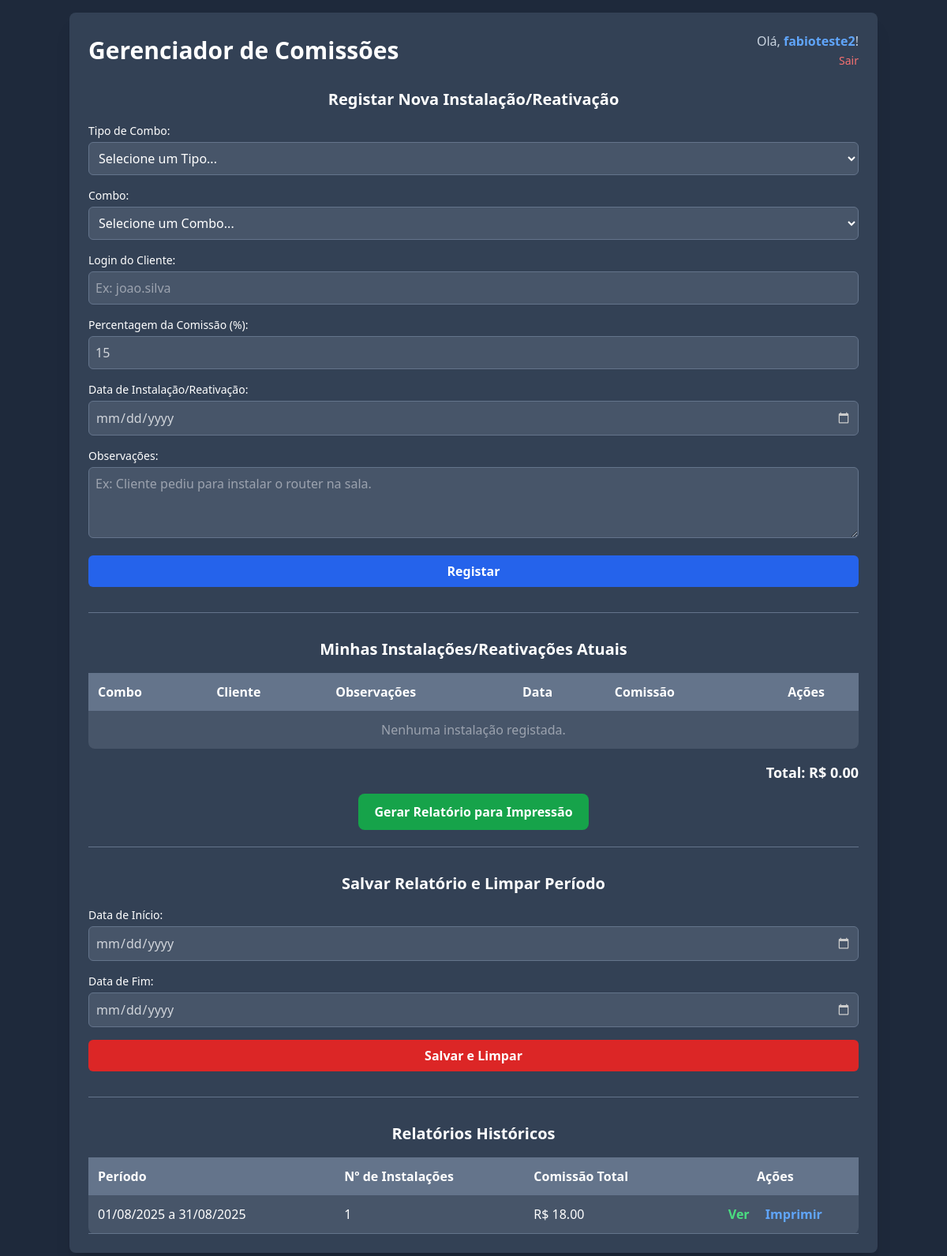
The app's page / (signed in) with its own data.
### app.py (models this page shows, shortened)
class User(db.Model, UserMixin):
    id = db.Column(db.Integer, primary_key=True)
    username = db.Column(db.String(150), unique=True, nullable=False)
    password_hash = db.Column(db.String(150), nullable=False)
    instalacoes = db.relationship('Instalacao', backref='author', lazy=True)
    relatorios = db.relationship('RelatorioHistorico', backref='author', lazy=True)

class RelatorioHistorico(db.Model):
    id = db.Column(db.Integer, primary_key=True)
    data_inicio = db.Column(db.String(20), nullable=False)
    data_fim = db.Column(db.String(20), nullable=False)
    total_comissoes = db.Column(db.Float, nullable=False)
    num_instalacoes = db.Column(db.Integer, nullable=False)
    data_salva = db.Column(db.DateTime, default=datetime.datetime.now)
    instalacoes_json = db.Column(db.String, nullable=False)
    user_id = db.Column(db.Integer, db.ForeignKey('user.id'), nullable=False)

### app.py (the view, shortened to what this page needs)
@app.route('/', methods=['GET', 'POST'])
@login_required
def index():
    instalacoes = Instalacao.query.filter_by(author=current_user).order_by(Instalacao.data_registro.desc()).all()
    total_comissoes = sum(inst.comissao for inst in instalacoes)
    historico = RelatorioHistorico.query.filter_by(author=current_user).order_by(RelatorioHistorico.data_salva.desc()).all()
    return render_template('index.html', instalacoes=instalacoes, total_comissoes=total_comissoes, historico=historico, COMBOS_JS=json.dumps(COMBOS))

### app.py (called while the page is built)
@login_manager.user_loader
def load_user(user_id):
    return User.query.get(int(user_id))

@app.template_filter('strftime')
def _jinja2_filter_datetime(date, fmt=None):
    if isinstance(date, str):
        try: date = datetime.datetime.strptime(date, '%Y-%m-%d').date()
        except (ValueError, TypeError): return date
    return date.strftime(fmt or '%d/%m/%Y')

### templates/index.html (shortened to what this page needs)
<!DOCTYPE html>
<html lang="pt-br">
<head>
    <script src="https://cdn.tailwindcss.com"></script>
</head>
<body class="bg-slate-800 text-white font-sans flex flex-col items-center min-h-screen p-4">
    <div class="bg-slate-700 p-6 rounded-lg shadow-xl w-full max-w-5xl">
        <div class="flex justify-between items-center mb-6">
            <h1 class="text-3xl font-bold">Gerenciador de Comissões</h1>
            <div class="text-right">
                <p class="text-slate-300">Olá, <span class="font-bold text-blue-400">{{ current_user.username }}</span>!</p>
                <a href="{{ url_for('logout') }}" class="text-sm text-red-400 hover:underline">Sair</a>
            </div>
        </div>
        <div class="space-y-4">
            <h2 class="text-xl font-semibold mb-4 text-center">Registar Nova Instalação/Reativação</h2>
            <form action="{{ url_for('index') }}" method="post" class="space-y-4">
                <div>
                    <label for="tipo_combo" class="block text-sm font-medium mb-1">Tipo de Combo:</label>
                    <select id="tipo_combo" name="tipo_combo" class="w-full p-2 bg-slate-600 border border-slate-500 rounded-md" required>
                        <option value="">Selecione um Tipo...</option>
                    </select>
                </div>
                <div>
                    <label for="combo_key" class="block text-sm font-medium mb-1">Combo:</label>
                    <select id="combo_key" name="combo_key" class="w-full p-2 bg-slate-600 border border-slate-500 rounded-md" required>
                        <option value="">Selecione um Combo...</option>
                    </select>
                </div>
                <div>
                    <label for="login_cliente" class="block text-sm font-medium mb-1">Login do Cliente:</label>
                    <input type="text" id="login_cliente" name="login_cliente" placeholder="Ex: joao.silva" class="w-full p-2 bg-slate-600 border border-slate-500 rounded-md" required>
                </div>
                <div>
                    <label for="porcentagem_comissao" class="block text-sm font-medium mb-1">Percentagem da Comissão (%):</label>
                    <input type="number" id="porcentagem_comissao" name="porcentagem_comissao" value="15" step="0.1" placeholder="Ex: 15" class="w-full p-2 bg-slate-600 border border-slate-500 rounded-md" required>
                </div>
                <div>
                    <label for="data_instalacao" class="block text-sm font-medium mb-1">Data de Instalação/Reativação:</label>
                    <input type="date" id="data_instalacao" name="data_instalacao" class="w-full p-2 bg-slate-600 border border-slate-500 rounded-md" required>
                </div>
                <div>
                    <label for="observacoes" class="block text-sm font-medium mb-1">Observações:</label>
                    <textarea id="observacoes" name="observacoes" rows="3" placeholder="Ex: Cliente pediu para instalar o router na sala." class="w-full p-2 bg-slate-600 border border-slate-500 rounded-md"></textarea>
                </div>
                <button type="submit" class="w-full bg-blue-600 text-white font-bold py-2 rounded-md hover:bg-blue-700 transition">
                    Registar
                </button>
            </form>
        </div>
        <hr class="my-8 border-slate-500">
        <div>
            <h2 class="text-xl font-semibold mb-4 text-center">Minhas Instalações/Reativações Atuais</h2>
            <div class="overflow-x-auto">
                <table class="min-w-full bg-slate-600 rounded-lg">
                    <thead class="bg-slate-500">
                        <tr>
                            <th class="p-3 text-left">Combo</th>
                            <th class="p-3 text-left">Cliente</th>
                            <th class="p-3 text-left">Observações</th>
                            <th class="p-3 text-left">Data</th>
                            <th class="p-3 text-left">Comissão</th>
                            <th class="p-3 text-center">Ações</th>
                        </tr>
                    </thead>
                    <tbody>
                        {% for instalacao in instalacoes %}
                        <tr class="border-b border-slate-500">
                            <td class="p-3">{{ instalacao.descricao_combo }}</td>
                            <td class="p-3">{{ instalacao.login_cliente }}</td>
                            <td class="p-3 text-sm text-slate-300">{{ instalacao.observacoes or 'N/A' }}</td>
                            <td class="p-3">{{ instalacao.data_instalacao | strftime }}</td>
                            <td class="p-3">R$ {{ "%.2f"|format(instalacao.comissao) }} ({{ instalacao.porcentagem_comissao }}%)</td>
                            <td class="p-3 text-center flex justify-center space-x-2">
                                <a href="{{ url_for('editar', instalacao_id=instalacao.id) }}" class="text-blue-400 hover:text-blue-600">
                                    <svg xmlns="http://www.w3.org/2000/svg" class="h-5 w-5" viewBox="0 0 20 20" fill="currentColor"><path d="M17.414 2.586a2 2 0 00-2.828 0L7 10.172V13h2.828l7.586-7.586a2 2 0 000-2.828zM3 5a2 2 0 012-2h1.5a.5.5 0 010 1H5a1 1 0 00-1 1v10a1 1 0 001 1h10a1 1 0 001-1v-1.5a.5.5 0 011 0V15a2 2 0 01-2 2H5a2 2 0 01-2-2V5z" /></svg>
                                </a>
                                <form action="{{ url_for('excluir', instalacao_id=instalacao.id) }}" method="post" onsubmit="return confirm('Tem a certeza que deseja excluir este registo?');">
                                    <button type="submit" class="text-red-400 hover:text-red-600">
                                        <svg xmlns="http://www.w3.org/2000/svg" class="h-5 w-5" viewBox="0 0 20 20" fill="currentColor"><path fill-rule="evenodd" d="M9 2a1 1 0 00-.894.553L7.382 4H4a1 1 0 000 2v10a2 2 0 002 2h8a2 2 0 002-2V6a1 1 0 100-2h-3.382l-.724-1.447A1 1 0 0011 2H9zM7 8a1 1 0 012 0v6a1 1 0 11-2 0V8zm6 0a1 1 0 112 0v6a1 1 0 11-2 0V8z" /></svg>
                                    </button>
                                </form>
                            </td>
                        </tr>
                        {% else %}
                        <tr><td colspan="6" class="p-3 text-center text-gray-400">Nenhuma instalação registada.</td></tr>
                        {% endfor %}
                    </tbody>
                </table>
            </div>
            <div class="text-right mt-4 text-lg font-bold">Total: R$ {{ "%.2f"|format(total_comissoes) }}</div>
            <div class="text-center mt-6">
                <a href="{{ url_for('relatorio_imprimir') }}" class="w-full md:w-auto bg-green-600 text-white font-bold py-3 px-5 rounded-lg hover:bg-green-700 transition">Gerar Relatório para Impressão</a>
            </div>
        </div>
        <hr class="my-8 border-slate-500">
        <div class="space-y-4">
             <h2 class="text-xl font-semibold mb-4 text-center">Salvar Relatório e Limpar Período</h2>
             <form action="{{ url_for('salvar_periodo') }}" method="post" class="space-y-4" onsubmit="return confirm('Confirmar: Salvar este período e limpar os dados? Esta ação é irreversível.');">
                 <div>
                    <label for="start_date" class="block text-sm font-medium mb-1">Data de Início:</label>
                    <input type="date" id="start_date" name="start_date" class="w-full p-2 bg-slate-600 border border-slate-500 rounded-md" required>
                 </div>
                 <div>
                    <label for="end_date" class="block text-sm font-medium mb-1">Data de Fim:</label>
                    <input type="date" id="end_date" name="end_date" class="w-full p-2 bg-slate-600 border border-slate-500 rounded-md" required>
                 </div>
                 <button type="submit" class="w-full bg-red-600 text-white font-bold py-2 rounded-md hover:bg-red-700 transition">Salvar e Limpar</button>
             </form>
        </div>
        <hr class="my-8 border-slate-500">
        <div>
            <h2 class="text-xl font-semibold mb-4 text-center">Relatórios Históricos</h2>
            <div class="overflow-x-auto">
                <table class="min-w-full bg-slate-600 rounded-lg">
                    <thead class="bg-slate-500">
                        <tr>
                            <th class="p-3 text-left">Período</th>
                            <th class="p-3 text-left">Nº de Instalações</th>
                            <th class="p-3 text-left">Comissão Total</th>
                            <th class="p-3 text-center">Ações</th>
                        </tr>
                    </thead>
                    <tbody>
                        {% for relatorio in historico %}
                        <tr class="border-b border-slate-500">
                            <td class="p-3">{{ relatorio.data_inicio | strftime }} a {{ relatorio.data_fim | strftime }}</td>
                            <td class="p-3">{{ relatorio.num_instalacoes }}</td>
                            <td class="p-3">R$ {{ "%.2f"|format(relatorio.total_comissoes) }}</td>
                            <td class="p-3 text-center">
                                <a href="{{ url_for('relatorio_historico', relatorio_id=relatorio.id) }}" class="text-green-400 hover:text-green-600 font-semibold inline-block mr-4">Ver</a>
                                <a href="{{ url_for('relatorio_historico_imprimir', relatorio_id=relatorio.id) }}" class="text-blue-400 hover:text-blue-600 font-semibold inline-block">Imprimir</a>
                            </td>
                        </tr>
                        {% else %}
                        <tr><td colspan="4" class="p-3 text-center text-gray-400">Nenhum relatório histórico salvo.</td></tr>
                        {% endfor %}
                    </tbody>
                </table>
            </div>
        </div>
    </div>
</body>
</html>

### templates/index.html (style rules this page uses)
body { font-family: 'Inter', sans-serif; }
select, input[type="text"], input[type="date"], input[type="number"], textarea { color: #d1d5db; }

### records on screen
User: username "fabioteste2"
RelatorioHistorico: data_inicio|strftime "01/08/2025", data_fim|strftime "31/08/2025", num_instalacoes "1", total_comissoes "18.00"

### other values on screen
{{ "%.2f"|format(total_comissoes) }} "0.00"
